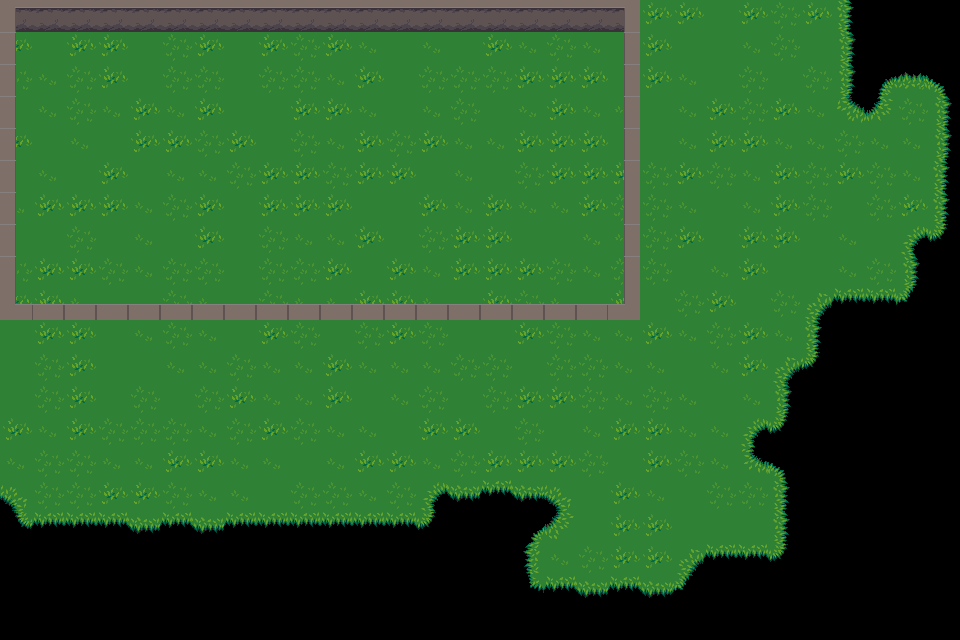

A 2D game scene composited from a Tiled map and its tileset images. What follows is a short description and the map's XML, with every tile layer's data as written:
An orthogonal 30x20 tile map with 32x32 px tiles, 2 tile layers (backgroundLayer, blockedLayer) and 1 object (playerStart).

<map version="1.0" orientation="orthogonal" renderorder="left-up" width="30" height="20" tilewidth="32" tileheight="32" nextobjectid="2">
 <tileset firstgid="1" source="../terrain/Terrain.tsx" />
 <layer name="backgroundLayer" width="30" height="20">
  <data encoding="csv">
355,355,293,354,293,355,354,353,293,354,293,355,293,354,353,293,354,353,354,354,353,353,293,353,354,353,294,0,0,0,
353,293,353,353,293,354,353,293,353,354,353,355,293,355,293,353,355,354,355,293,353,293,293,355,354,293,291,0,0,0,
354,355,354,353,293,354,354,293,354,354,355,353,293,354,354,354,353,353,353,293,353,355,293,354,293,354,291,257,258,262,
293,355,354,355,353,355,353,293,293,353,353,355,293,355,354,293,355,353,355,355,293,355,353,354,353,355,226,230,354,291,
353,293,355,293,353,353,354,353,293,354,355,353,354,353,355,355,353,353,353,293,293,355,353,353,355,355,354,355,355,291,
293,355,293,353,293,355,355,354,353,353,354,353,353,293,355,293,354,353,353,353,354,353,354,355,353,354,353,354,355,294,
355,353,353,353,355,354,353,293,353,353,353,293,293,353,355,353,355,355,353,354,354,355,293,355,353,354,293,354,353,294,
293,293,354,293,355,293,353,293,354,355,355,353,293,354,353,353,293,293,355,355,354,353,293,353,353,293,355,293,197,323,
354,353,353,354,355,354,354,293,354,354,353,293,353,355,353,353,353,354,355,354,354,293,355,353,293,293,355,354,291,0,
353,353,355,293,293,354,355,293,354,355,355,353,353,355,293,353,354,355,293,353,293,354,353,293,354,194,325,325,326,0,
293,353,353,293,355,354,355,293,353,354,293,354,353,354,293,293,353,354,355,355,353,355,354,353,355,294,0,0,0,0,
293,354,353,293,293,355,355,354,355,355,353,355,355,355,354,354,293,354,354,355,355,293,355,353,194,323,0,0,0,0,
293,354,353,293,354,293,354,353,355,355,353,293,355,354,293,354,353,353,354,355,354,355,293,355,291,0,0,0,0,0,
353,355,353,354,354,354,355,354,353,354,355,355,293,353,353,293,354,293,355,353,353,355,355,197,323,0,0,0,0,0,
355,354,354,355,355,353,353,355,355,293,355,353,353,355,354,353,353,353,354,293,353,354,355,229,262,0,0,0,0,0,
195,354,354,353,353,354,355,355,293,354,354,355,354,197,322,325,322,195,293,353,355,293,354,354,294,0,0,0,0,0,
321,325,325,325,322,325,322,325,325,325,325,325,325,323,0,0,260,227,293,353,353,293,293,293,294,0,0,0,0,0,
0,0,0,0,0,0,0,0,0,0,0,0,0,0,0,0,292,355,354,353,353,194,325,325,323,0,0,0,0,0,
0,0,0,0,0,0,0,0,0,0,0,0,0,0,0,0,324,325,322,325,322,326,0,0,0,0,0,0,0,0,
0,0,0,0,0,0,0,0,0,0,0,0,0,0,0,0,0,0,0,0,0,0,0,0,0,0,0,0,0,0
</data>
 </layer>
 <layer name="blockedLayer" width="30" height="20">
  <data encoding="csv">
389,517,517,517,517,517,517,517,517,517,517,517,517,517,517,517,517,517,517,390,0,0,0,0,0,0,0,0,0,0,
454,0,0,0,0,0,0,0,0,0,0,0,0,0,0,0,0,0,0,452,0,0,0,0,0,0,0,0,0,0,
454,0,0,0,0,0,0,0,0,0,0,0,0,0,0,0,0,0,0,452,0,0,0,0,0,0,0,0,0,0,
454,0,0,0,0,0,0,0,0,0,0,0,0,0,0,0,0,0,0,452,0,0,0,0,0,0,0,0,0,0,
454,0,0,0,0,0,0,0,0,0,0,0,0,0,0,0,0,0,0,452,0,0,0,0,0,0,0,0,0,0,
454,0,0,0,0,0,0,0,0,0,0,0,0,0,0,0,0,0,0,452,0,0,0,0,0,0,0,0,0,0,
454,0,0,0,0,0,0,0,0,0,0,0,0,0,0,0,0,0,0,484,0,0,0,0,0,0,0,0,0,0,
454,0,0,0,0,0,0,0,0,0,0,0,0,0,0,0,0,0,0,452,0,0,0,0,0,0,0,0,0,0,
454,0,0,0,0,0,0,0,0,0,0,0,0,0,0,0,0,0,0,452,0,0,0,0,0,0,0,0,0,0,
421,388,388,388,388,388,388,388,388,388,388,388,388,388,388,388,388,388,388,422,0,0,0,0,0,0,0,0,0,0,
0,0,0,0,0,0,0,0,0,0,0,0,0,0,0,0,0,0,0,0,0,0,0,0,0,0,0,0,0,0,
0,0,0,0,0,0,0,0,0,0,0,0,0,0,0,0,0,0,0,0,0,0,0,0,0,0,0,0,0,0,
0,0,0,0,0,0,0,0,0,0,0,0,0,0,0,0,0,0,0,0,0,0,0,0,0,0,0,0,0,0,
0,0,0,0,0,0,0,0,0,0,0,0,0,0,0,0,0,0,0,0,0,0,0,0,0,0,0,0,0,0,
0,0,0,0,0,0,0,0,0,0,0,0,0,0,0,0,0,0,0,0,0,0,0,0,0,0,0,0,0,0,
0,0,0,0,0,0,0,0,0,0,0,0,0,0,0,0,0,0,0,0,0,0,0,0,0,0,0,0,0,0,
0,0,0,0,0,0,0,0,0,0,0,0,0,0,0,0,0,0,0,0,0,0,0,0,0,0,0,0,0,0,
0,0,0,0,0,0,0,0,0,0,0,0,0,0,0,0,0,0,0,0,0,0,0,0,0,0,0,0,0,0,
0,0,0,0,0,0,0,0,0,0,0,0,0,0,0,0,0,0,0,0,0,0,0,0,0,0,0,0,0,0,
0,0,0,0,0,0,0,0,0,0,0,0,0,0,0,0,0,0,0,0,0,0,0,0,0,0,0,0,0,0
</data>
 </layer>
 <objectgroup name="objectLayer">
  <object id="1" name="player" type="playerStart" gid="521" x="320" y="128" width="32" height="32" />
 </objectgroup>
</map>
